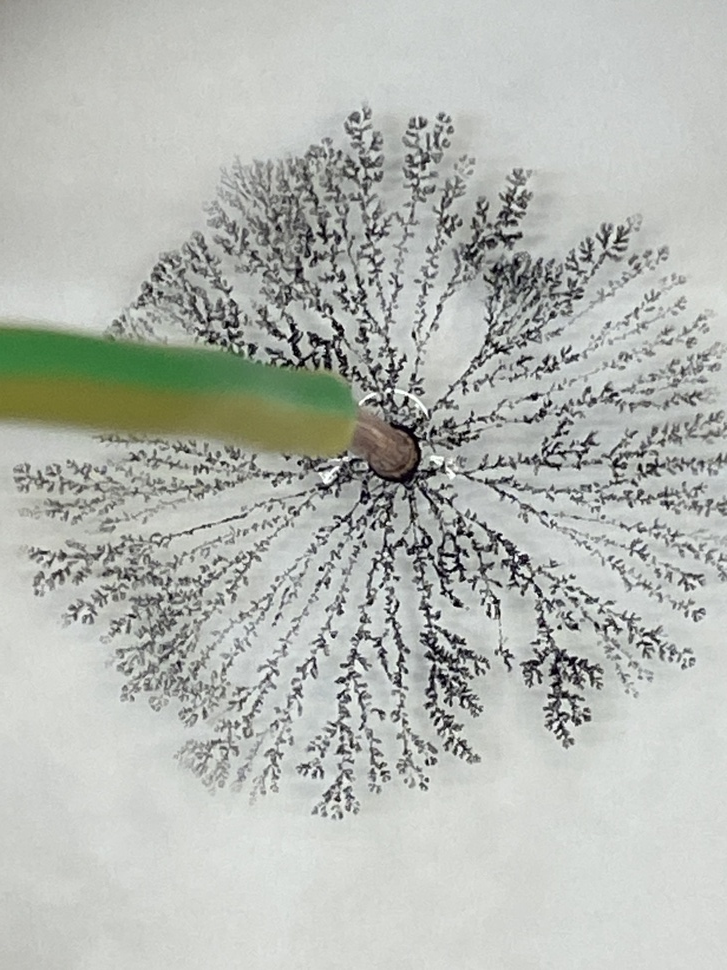
#> input picture experiments/week3-dla-electrodeposition/data/IMG_4125_closeup.jpeg, 727 x 970 px, shrunk from 3024 x 4032 before the run
$ python fractal_dimension.py
#> lines starting #> are read from the running program, lines starting #| are printed output that depends on the picture; after the words box and inside, x2 and y2 are one past the last pixel; in counts of white or black regions, pixels touching at a corner belong together
#!/usr/bin/env python3
"""Fractal dimension of Cu electrodeposits (DLA experiment, ~12 V, CuSO4 0.29%).

Pipeline per image:
  1. Segment the dendrite: flat-field the grayscale (divide by a heavy
     Gaussian blur) to kill the illumination gradient, threshold dark pixels,
     and mask the saturated green/yellow electrode wire (HSV).
  2. Drop speckle components whose centroid falls outside the aggregate disc
     (centroid + 99th-percentile radius of *all* foreground pixels).
  3. Box-counting dimension: N(s) ~ s^-D over a fit window between the branch
     width and the finite-size saturation scale.
  4. Mass-radius dimension: M(<r) ~ r^D about the aggregate centroid, with
     each annulus mass corrected for the area occluded by the wire.

Outputs per image: a diagnostics figure (segmentation + both log-log fits)
in ../figures/, and a summary line on stdout.
"""

from pathlib import Path

import cv2
import matplotlib

matplotlib.use("Agg")
import matplotlib.pyplot as plt
import numpy as np

HERE = Path(__file__).resolve().parent
DATA = HERE.parent / "data"
FIGS = HERE.parent / "figures"

IMAGES = ["IMG_4125_closeup.jpeg", "IMG_4127_closeup.jpeg"]

THRESHOLD = 0.85       # on the flat-fielded grayscale (background ~ 1.0)
WIRE_DILATE_PX = 25    # safety margin around the wire mask
MIN_SPECKLE_PX = 5     # components smaller than this are JPEG/paper noise


# ---------------------------------------------------------------- segmentation

def segment(path):
    """Return (dendrite mask, wire mask, centre (x, y), radius R) in px."""
    img = cv2.imread(str(path))
    hsv = cv2.cvtColor(img, cv2.COLOR_BGR2HSV)
    gray = cv2.cvtColor(img, cv2.COLOR_BGR2GRAY).astype(np.float32)

    # flat-field: local background from a blur much wider than any branch
    bg = cv2.GaussianBlur(gray, (0, 0), 101)
    flat = gray / (bg + 1e-6)

    h, s, _ = hsv[..., 0], hsv[..., 1], hsv[..., 2]
    wire = ((s > 60) & (h > 20) & (h < 90)).astype(np.uint8)
    wire = cv2.dilate(wire, np.ones((WIRE_DILATE_PX, WIRE_DILATE_PX), np.uint8))

    dend = ((flat < THRESHOLD) & (wire == 0)).astype(np.uint8)

    # aggregate disc from ALL foreground pixels (the deposit dominates the
    # foreground, so centroid/radius are robust to sparse paper speckle)
    ys, xs = np.nonzero(dend)
    cx, cy = xs.mean(), ys.mean()
    R = np.percentile(np.hypot(xs - cx, ys - cy), 99)

    # drop tiny components and anything clearly outside the aggregate disc
    n, lab, stats, cent = cv2.connectedComponentsWithStats(dend)
    keep = np.zeros(n, bool)
    for i in range(1, n):
        if stats[i, cv2.CC_STAT_AREA] < MIN_SPECKLE_PX:
            continue
        keep[i] = np.hypot(cent[i, 0] - cx, cent[i, 1] - cy) <= 1.1 * R
    dend = keep[lab].astype(np.uint8)

    # recentre on the cleaned mask
    ys, xs = np.nonzero(dend)
    cx, cy = xs.mean(), ys.mean()
    R = np.percentile(np.hypot(xs - cx, ys - cy), 99)
    return img, dend, wire, (cx, cy), R


# ---------------------------------------------------------------- box counting

def box_count(binary, sizes):
    H, W = binary.shape
    counts = []
    for s in sizes:
        Hc, Wc = H - H % s, W - W % s
        blocks = binary[:Hc, :Wc].reshape(Hc // s, s, Wc // s, s).any(axis=(1, 3))
        counts.append(blocks.sum())
    return np.array(counts)


def fit_loglog(x, y):
    """Least-squares slope of log y vs log x with its standard error."""
    lx, ly = np.log(x), np.log(y)
    A = np.vstack([lx, np.ones_like(lx)]).T
    coef, res, *_ = np.linalg.lstsq(A, ly, rcond=None)
    dof = max(len(lx) - 2, 1)
    resid_var = (res[0] / dof) if len(res) else 0.0
    cov = resid_var * np.linalg.inv(A.T @ A)
    return coef[0], np.sqrt(cov[0, 0]), coef[1]


def boxcount_dimension(dend, R):
    ys, xs = np.nonzero(dend)
    crop = dend[ys.min():ys.max() + 1, xs.min():xs.max() + 1]
    sizes = np.unique(np.round(2 ** np.arange(1, np.log2(min(crop.shape) / 2), 0.25)).astype(int))
    N = box_count(crop, sizes)
    ok = N > 0
    sizes, N = sizes[ok], N[ok]

    # fit window: above the branch width (~8 px at this resolution, where the
    # local slope stops being dominated by the solid branch interior) and
    # below R/8 where finite size pushes the slope to 2
    lo, hi = 8, R / 8
    win = (sizes >= lo) & (sizes <= hi)
    D, dD, b = fit_loglog(sizes[win], N[win])
    return -D, dD, sizes, N, win, b


# ----------------------------------------------------------------- mass-radius

def mass_radius_dimension(dend, wire, centre, R):
    cx, cy = centre
    H, W = dend.shape
    yy, xx = np.mgrid[0:H, 0:W]
    r = np.hypot(xx - cx, yy - cy)

    # the method assumes an unobstructed centre: if the wire covers much of
    # the inner disc the small-r mass is unmeasurable and the fit, left with
    # only the dense outer rim, is biased high -> flag as unreliable
    inner = r < 0.25 * R
    inner_visible = (wire[inner] == 0).mean()
    reliable = inner_visible > 0.75

    edges = np.geomspace(4, R, 40)
    mass, valid = [], []
    visible = wire == 0
    for r0, r1 in zip(edges[:-1], edges[1:]):
        ann = (r >= r0) & (r < r1)
        vis = (ann & visible).sum()
        tot = ann.sum()
        if tot == 0 or vis / tot < 0.4:       # annulus mostly occluded: skip
            mass.append(0.0)
            valid.append(False)
            continue
        # correct the annulus mass for the wire-occluded fraction
        mass.append(dend[ann].sum() * tot / vis)
        valid.append(True)
    mass = np.cumsum(mass)
    rmid = np.sqrt(edges[:-1] * edges[1:])
    valid = np.array(valid) & (mass > 0)

    # fit window: outside the electrode blob, inside 0.8 R (rim is undergrown)
    win = valid & (rmid >= 30) & (rmid <= 0.8 * R)
    D, dD, b = fit_loglog(rmid[win], mass[win])
    return D, dD, rmid, mass, win, b, reliable


# ------------------------------------------------------------------ diagnostics

def diagnostics(name, img, dend, wire, centre, R, bc, mr):
    Dbc, dDbc, sizes, N, winb, bb = bc
    Dmr, dDmr, rmid, mass, winm, bm, mr_ok = mr

    fig, axes = plt.subplots(1, 3, figsize=(16, 5))
    vis = cv2.cvtColor(img, cv2.COLOR_BGR2RGB).copy()
    vis[dend > 0] = (220, 30, 30)
    vis[wire > 0] = (30, 90, 220)
    axes[0].imshow(vis)
    th = np.linspace(0, 2 * np.pi, 200)
    axes[0].plot(centre[0] + R * np.cos(th), centre[1] + R * np.sin(th), "y--", lw=1)
    axes[0].set_title(f"{name}\nsegmentation (red = deposit, blue = wire mask)")
    axes[0].axis("off")

    axes[1].loglog(sizes, N, "o", ms=4, color="gray", label="all scales")
    axes[1].loglog(sizes[winb], N[winb], "o", ms=5, color="C3", label="fit window")
    ss = np.array([sizes[winb].min(), sizes[winb].max()])
    axes[1].loglog(ss, np.exp(bb) * ss ** (-Dbc), "k-", lw=1)
    axes[1].set_xlabel("box size s (px)")
    axes[1].set_ylabel("N(s)")
    axes[1].set_title(f"box counting: D = {Dbc:.3f} ± {dDbc:.3f}")
    axes[1].legend()

    axes[2].loglog(rmid, np.where(mass > 0, mass, np.nan), "o", ms=4, color="gray")
    axes[2].loglog(rmid[winm], mass[winm], "o", ms=5, color="C0", label="fit window")
    rr = np.array([rmid[winm].min(), rmid[winm].max()])
    axes[2].loglog(rr, np.exp(bm) * rr ** Dmr, "k-", lw=1)
    axes[2].set_xlabel("radius r (px)")
    axes[2].set_ylabel("M(<r) (px, occlusion-corrected)")
    flag = "" if mr_ok else "  [unreliable: occluded centre]"
    axes[2].set_title(f"mass-radius: D = {Dmr:.3f} ± {dDmr:.3f}{flag}")
    axes[2].legend()

    fig.tight_layout()
    out = FIGS / f"fractal_{name}.png"
    fig.savefig(out, dpi=130)
    plt.close(fig)
    return out


def main():
    FIGS.mkdir(exist_ok=True)
    results = []
    for fname in IMAGES:
        name = Path(fname).stem
        img, dend, wire, centre, R = segment(DATA / fname)
#> in segment, img is the input picture: shape (970, 727, 3); mean B, G, R 178.2, 183.8, 180.3
#> in segment, `wire = ((s > 60) & (h > 20) & (h < 90)).astype(np.uint8)`:
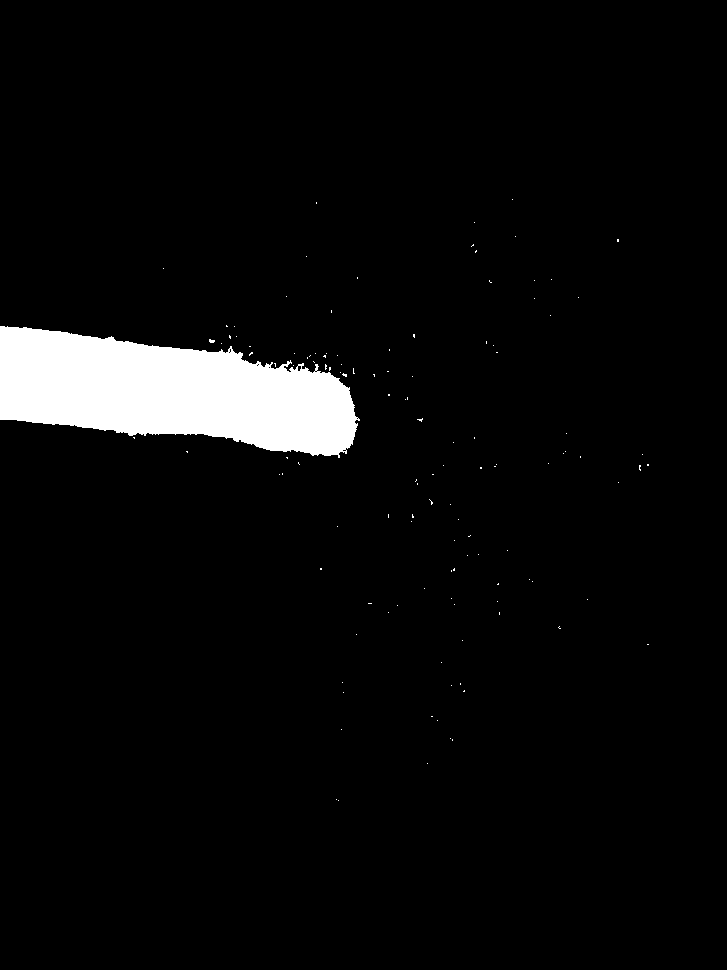
#> wire: shape (970, 727); values 0 (black) and 1 (white), 4.4% white; 124 white regions (123 under 20 px), largest, box (x1, y1, x2, y2) and area: (0, 326, 360, 458) 30884
#> in segment, `dend = ((flat < THRESHOLD) & (wire == 0)).astype(np.uint8)`:
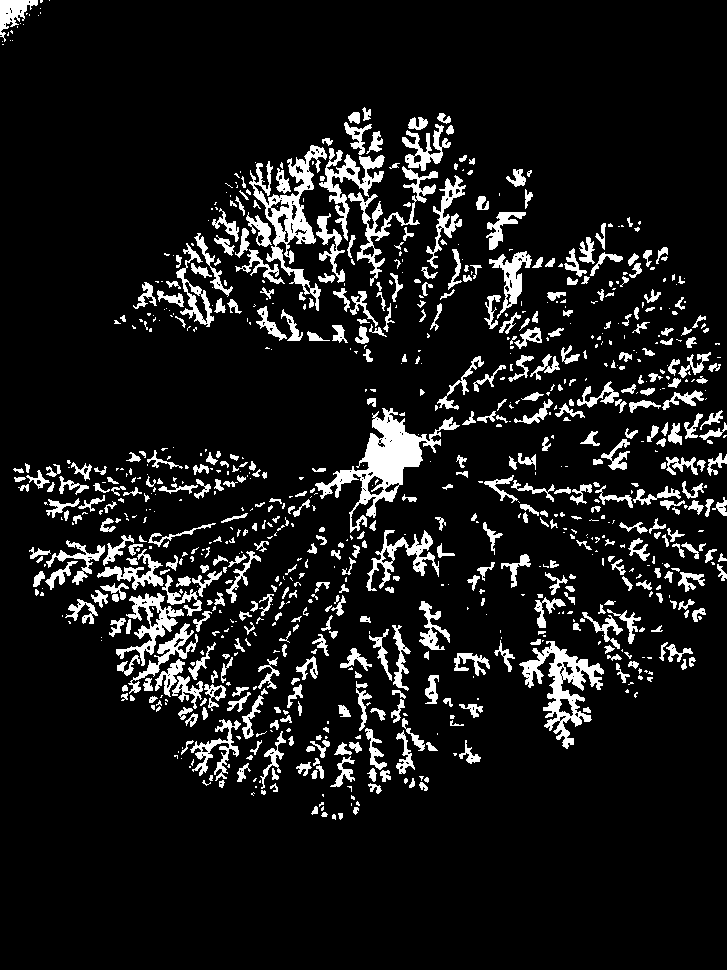
#> dend: shape (970, 727); values 0 (black) and 1 (white), 10% white; 900 white regions (414 under 20 px), largest, box (x1, y1, x2, y2) and area: (315, 408, 460, 533) 4394, (249, 145, 327, 311) 3208, (519, 641, 604, 749) 2858
#> in segment, `cx, cy = xs.mean(), ys.mean()`: cx = 379.5; cy = 461.9
#> in segment, `R = np.percentile(np.hypot(xs - cx, ys - cy), 99)`: R = 566.8
#> in segment, `n, lab, stats, cent = cv2.connectedComponentsWithStats(dend)`:
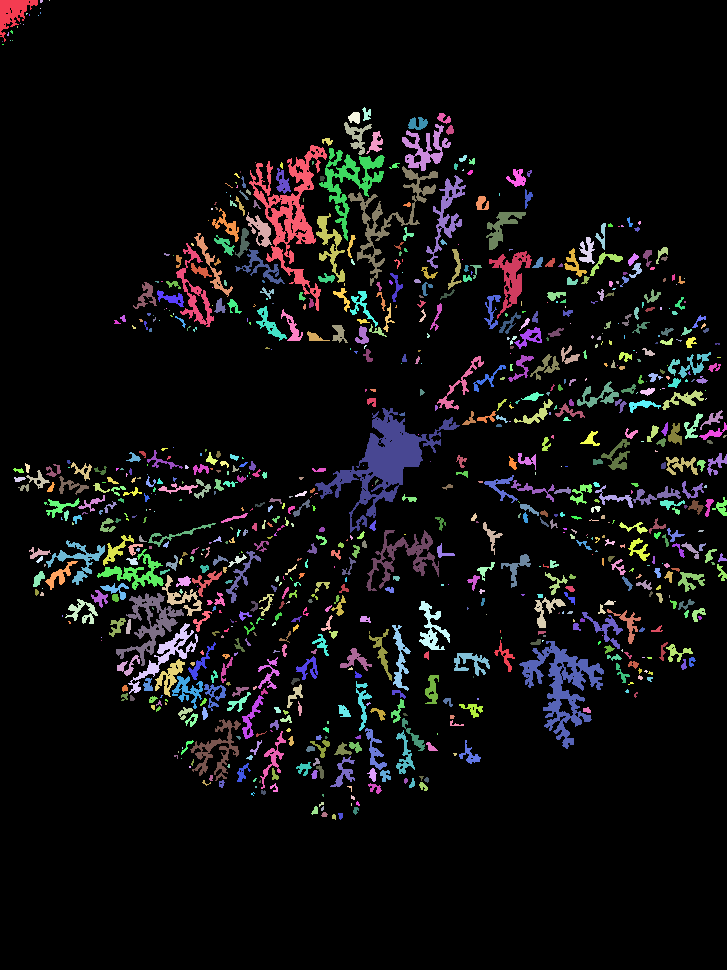
#> lab: shape (970, 727) int32; 901 distinct labels, from 0 to 900; one colour per label, 0 black
#> in segment, `n, lab, stats, cent = cv2.connectedComponentsWithStats(dend)`: n = 901; stats = 901 rows, first 6: [0, 0, 727, 970, 634496], [0, 0, 38, 42, 691], [40, 0, 3, 3, 8], [49, 0, 1, 1, 1], [40, 8, 1, 1, 1], [26, 13, 2, 2, 3]; cent = 901 pairs, first value 2 to 724.2, second value 0 to 816.4
#> in segment, `cx, cy = xs.mean(), ys.mean()`: cy = 462
#> in segment, `R = np.percentile(np.hypot(xs - cx, ys - cy), 99)`: R = 566.1
#> centre = (379.5, 462); R = 566.1
        bc = boxcount_dimension(dend, R)
#> the loop in box_count, `for s in sizes:` made 29 passes
#> blocks on passes 26 to 29: [[True, True, True], [True, True, True], [True, True, True]], [[True, True], [True, True], [True, True]], [[True, True], [True, True]], [[True, True], [True, True]]
#> after the loop in box_count, `for s in sizes:`: counts = 29 values, max 24377 at index 0, min 4 at index 27, mean 2647.8
#> in boxcount_dimension, `N = box_count(crop, sizes)`: N has the same summary as counts in box_count
#> in boxcount_dimension, `lo, hi = 8, R / 8`: lo = 8; hi = 70.77
#> in fit_loglog, `lx, ly = np.log(x), np.log(y)`: lx = [2.08, 2.3, 2.4, 2.56, 2.77, 2.94, 3.14, 3.3, 3.47, 3.64, 3.81, 3.99, 4.16]; ly = [8.1, 7.78, 7.63, 7.36, 7.02, 6.76, 6.43, 6.12, 5.83, 5.54, 5.23, 4.87, 4.56]
#> in fit_loglog, `A = np.vstack([lx, np.ones_like(lx)]).T`: A = 13 rows, first 8: [2.08, 1], [2.3, 1], [2.4, 1], [2.56, 1], [2.77, 1], [2.94, 1], [3.14, 1], [3.3, 1]
#> in fit_loglog, `coef, res, *_ = np.linalg.lstsq(A, ly, rcond=None)`: coef = [-1.71, 11.74]; res = [0.0205]
#> in fit_loglog, `dof = max(len(lx) - 2, 1)`: dof = 11
#> in fit_loglog, `resid_var = (res[0] / dof) if len(res) else 0.0`: resid_var = 0.00187
#> in fit_loglog, `cov = resid_var * np.linalg.inv(A.T @ A)`: cov = [[0.000342, -0.00107], [-0.00107, 0.00347]]
#> in boxcount_dimension, `D, dD, b = fit_loglog(sizes[win], N[win])`: D = -1.71; dD = 0.0185; b = 11.74
#> bc = 6 items
        mr = mass_radius_dimension(dend, wire, centre, R)
#> in mass_radius_dimension, `cx, cy = centre`: cx = 379.5; cy = 462
#> in mass_radius_dimension, `r = np.hypot(xx - cx, yy - cy)`:
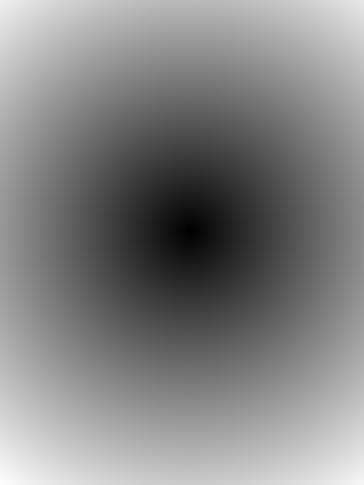
#> r: shape (970, 727) float64 (shown at 1/2 size); min 0.485, max 633.3, mean 327.4; drawn with min black and max white
#> in mass_radius_dimension, `inner = r < 0.25 * R`:
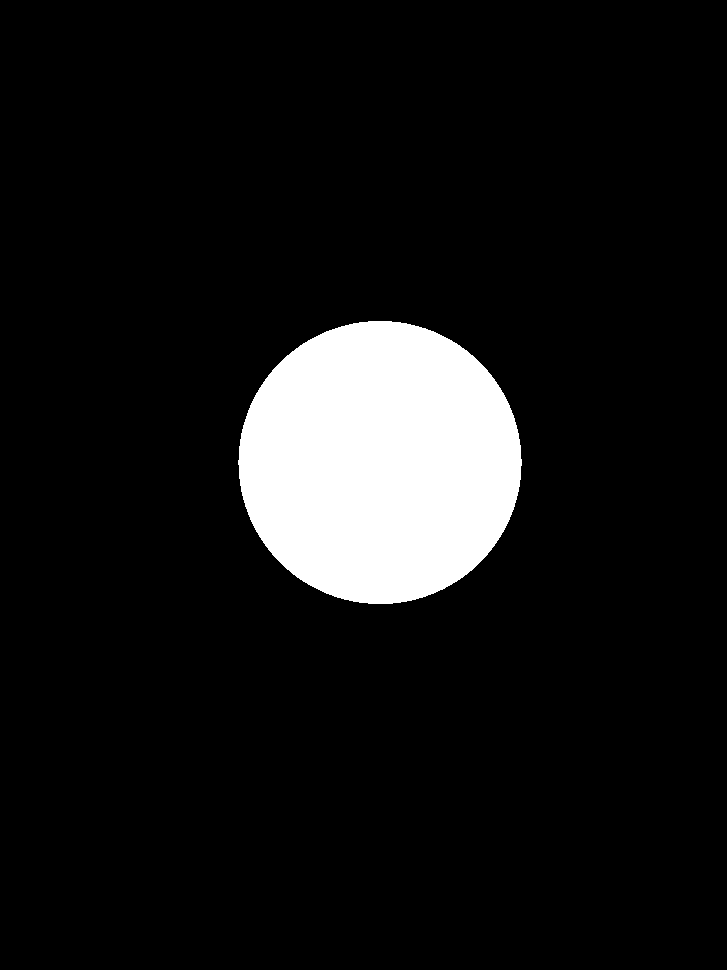
#> inner: shape (970, 727) bool; 8.9% white; 1 white region, box (x1, y1, x2, y2) and area: (238, 321, 522, 604) 62927
#> in mass_radius_dimension, `inner_visible = (wire[inner] == 0).mean()`: inner_visible = 0.523
#> in mass_radius_dimension, `reliable = inner_visible > 0.75`: reliable = False
#> in mass_radius_dimension, `edges = np.geomspace(4, R, 40)`: edges = 40 values from 4 to 566.1
#> the loop in mass_radius_dimension, `for r0, r1 in zip(edges[:-1], edges[1:]):` made 39 passes
#> (r0, r1, vis, tot) on passes 1 to 8: (4, 4.54, 14, 14), (4.54, 5.16, 20, 20), (5.16, 5.85, 24, 24), (5.85, 6.65, 32, 32), (6.65, 7.55, 42, 42), (7.55, 8.57, 52, 52), (8.57, 9.73, 71, 71), (9.73, 11.05, 83, 83)
#> after the loop in mass_radius_dimension, `for r0, r1 in zip(edges[:-1], edges[1:]):`: mass = 39 values, max 18351.3 at index 33, min 0 at index 20, mean 2244; valid = 39 items, first 6: True, True, True, True, True, True
#> in mass_radius_dimension, `mass = np.cumsum(mass)`: mass = 39 values from 14 to 87514.3
#> in mass_radius_dimension, `rmid = np.sqrt(edges[:-1] * edges[1:])`: rmid = 39 values from 4.26 to 531.3
#> in fit_loglog (call 2), `A = np.vstack([lx, np.ones_like(lx)]).T`: A = 18 rows, first 8: [3.48, 1], [3.61, 1], [3.74, 1], [3.86, 1], [4.37, 1], [4.5, 1], [4.62, 1], [4.75, 1]
#> in mass_radius_dimension, `D, dD, b = fit_loglog(rmid[win], mass[win])`: D = 1.4; dD = 0.0692; b = 2.97
#> mr = 7 items
        out = diagnostics(name, img, dend, wire, centre, R, bc, mr)
#> in diagnostics, `Dbc, dDbc, sizes, N, winb, bb = bc`: Dbc = 1.71; dDbc = 0.0185; sizes = 29 values from 2 to 362; N has the same summary as counts in box_count; bb = 11.74
#> in diagnostics, `Dmr, dDmr, rmid, mass, winm, bm, mr_ok = mr`: Dmr = 1.4; dDmr = 0.0692; rmid = 39 values from 4.26 to 531.3; mass = 39 values from 14 to 87514.3; bm = 2.97; mr_ok = False
#> in diagnostics, `vis[wire > 0] = (30, 90, 220)`:
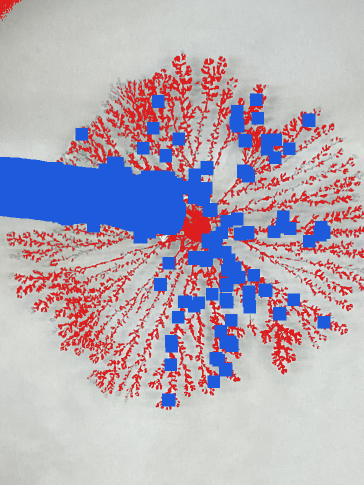
#> vis: shape (970, 727, 3) (shown at 1/2 size); mean R, G, B 179.2, 170.3, 184.4
#> in diagnostics, `ss = np.array([sizes[winb].min(), sizes[winb].max()])`: ss = [8, 64]
#> in diagnostics, `rr = np.array([rmid[winm].min(), rmid[winm].max()])`: rr = [32.51, 412.1]
#> in diagnostics, `flag = "" if mr_ok else "  [unreliable: occluded centre]"`: flag = '  [unreliable: occluded centre]'
#> in diagnostics, `fig.savefig(out, dpi=130)`:
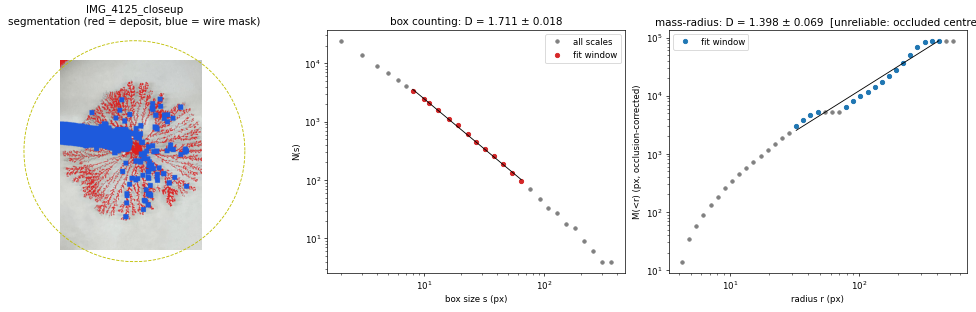
#> figure drawn by matplotlib, 3 panels; panel 2: curve peaks at x = 2, y = 24377; panel 2: curve peaks at x = 8, y = 3310; panel 3: curve peaks at x = 531.3, y = 87514.3; panel 3: curve peaks at x = 363, y = 87506.3
        mr_ok = mr[6]
#> mr_ok = False
        print(f"{name}:  R = {R:.0f} px,  fg = {dend.sum()} px")
#| IMG_4125_closeup:  R = 566 px,  fg = 70362 px
        print(f"  box counting  D = {bc[0]:.3f} ± {bc[1]:.3f}")
#|   box counting  D = 1.711 ± 0.018
        print(f"  mass-radius   D = {mr[0]:.3f} ± {mr[1]:.3f}"
              + ("" if mr_ok else "  [excluded: wire occludes centre]"))
#|   mass-radius   D = 1.398 ± 0.069  [excluded: wire occludes centre]
        print(f"  -> {out.relative_to(HERE.parent)}")
#|   -> figures/fractal_IMG_4125_closeup.png
        results.append(bc[0])
        if mr_ok:
            results.append(mr[0])

    allD = np.array(results)
#> allD = [1.71, 1.58]
    # ±0.03 systematic from the segmentation threshold (0.85 ± 0.05 scan)
    syst = 0.03
    err = np.sqrt(allD.std(ddof=1) ** 2 + syst ** 2)
#> err = 0.0945
    print(f"\ncombined: D = {allD.mean():.2f} ± {err:.2f}"
          f"  (over {len(allD)} estimates, incl. ±{syst} threshold syst;"
          f" DLA theory: 1.71)")
#| combined: D = 1.65 ± 0.09  (over 2 estimates, incl. ±0.03 threshold syst; DLA theory: 1.71)


if __name__ == "__main__":
    main()
